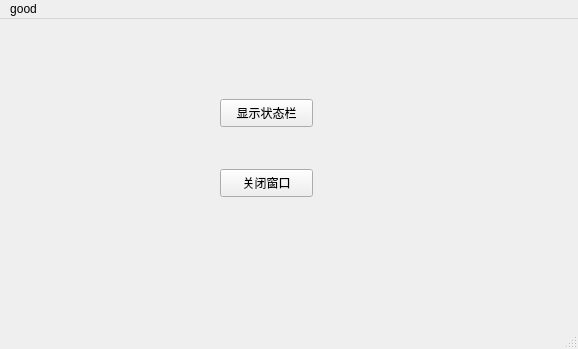
<?xml version="1.0" encoding="UTF-8"?>
<ui version="4.0">
 <class>MainWindow</class>
 <widget class="QMainWindow" name="MainWindow">
  <property name="geometry">
   <rect>
    <x>0</x>
    <y>0</y>
    <width>578</width>
    <height>349</height>
   </rect>
  </property>
  <property name="windowTitle">
   <string>MainWindow</string>
  </property>
  <widget class="QWidget" name="centralwidget">
   <widget class="QPushButton" name="pushButton">
    <property name="geometry">
     <rect>
      <x>220</x>
      <y>150</y>
      <width>93</width>
      <height>28</height>
     </rect>
    </property>
    <property name="text">
     <string>关闭窗口</string>
    </property>
   </widget>
   <widget class="QPushButton" name="pushButton_2">
    <property name="geometry">
     <rect>
      <x>220</x>
      <y>80</y>
      <width>93</width>
      <height>28</height>
     </rect>
    </property>
    <property name="text">
     <string>显示状态栏</string>
    </property>
   </widget>
  </widget>
  <widget class="QMenuBar" name="menubar">
   <property name="geometry">
    <rect>
     <x>0</x>
     <y>0</y>
     <width>578</width>
     <height>26</height>
    </rect>
   </property>
   <widget class="QMenu" name="menugood">
    <property name="title">
     <string>good</string>
    </property>
   </widget>
   <addaction name="menugood"/>
  </widget>
  <widget class="QStatusBar" name="statusbar"/>
 </widget>
 <resources/>
 <connections>
  <connection>
   <sender>pushButton</sender>
   <signal>clicked()</signal>
   <receiver>MainWindow</receiver>
   <slot>close()</slot>
   <hints>
    <hint type="sourcelabel">
     <x>286</x>
     <y>179</y>
    </hint>
    <hint type="destinationlabel">
     <x>288</x>
     <y>174</y>
    </hint>
   </hints>
  </connection>
  <connection>
   <sender>pushButton_2</sender>
   <signal>clicked()</signal>
   <receiver>statusbar</receiver>
   <slot>clearMessage()</slot>
   <hints>
    <hint type="sourcelabel">
     <x>266</x>
     <y>119</y>
    </hint>
    <hint type="destinationlabel">
     <x>288</x>
     <y>336</y>
    </hint>
   </hints>
  </connection>
 </connections>
</ui>
